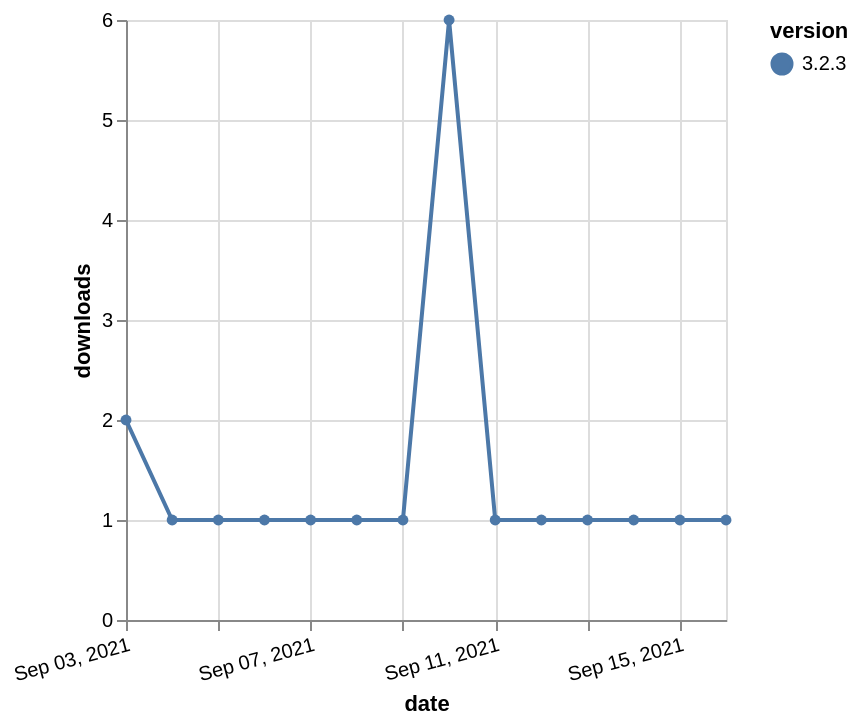

Vega-Lite specification for this chart:
### Vega-Lite specification from a JSON file in a GitHub repository (floating-point values rounded to 4 significant figures)
{"$schema": "https://vega.github.io/schema/vega-lite/v5.json", "description": "A simple bar chart with embedded data.", "data": {"values": [{"date": "2021-09-03", "total": 498, "delta": 2, "version": "3.2.3"}, {"date": "2021-09-04", "total": 499, "delta": 1, "version": "3.2.3"}, {"date": "2021-09-05", "total": 500, "delta": 1, "version": "3.2.3"}, {"date": "2021-09-06", "total": 501, "delta": 1, "version": "3.2.3"}, {"date": "2021-09-07", "total": 502, "delta": 1, "version": "3.2.3"}, {"date": "2021-09-08", "total": 503, "delta": 1, "version": "3.2.3"}, {"date": "2021-09-09", "total": 504, "delta": 1, "version": "3.2.3"}, {"date": "2021-09-10", "total": 510, "delta": 6, "version": "3.2.3"}, {"date": "2021-09-11", "total": 511, "delta": 1, "version": "3.2.3"}, {"date": "2021-09-12", "total": 512, "delta": 1, "version": "3.2.3"}, {"date": "2021-09-13", "total": 513, "delta": 1, "version": "3.2.3"}, {"date": "2021-09-14", "total": 514, "delta": 1, "version": "3.2.3"}, {"date": "2021-09-15", "total": 515, "delta": 1, "version": "3.2.3"}, {"date": "2021-09-16", "total": 516, "delta": 1, "version": "3.2.3"}]}, "width": "container", "mark": {"type": "line", "point": {"filled": true}}, "encoding": {"x": {"field": "date", "type": "temporal", "timeUnit": "yearmonthdate", "title": "date", "axis": {"labelAngle": -15}}, "y": {"field": "delta", "type": "quantitative", "title": "downloads"}, "color": {"field": "version", "type": "nominal"}, "tooltip": {"field": "delta"}}}
